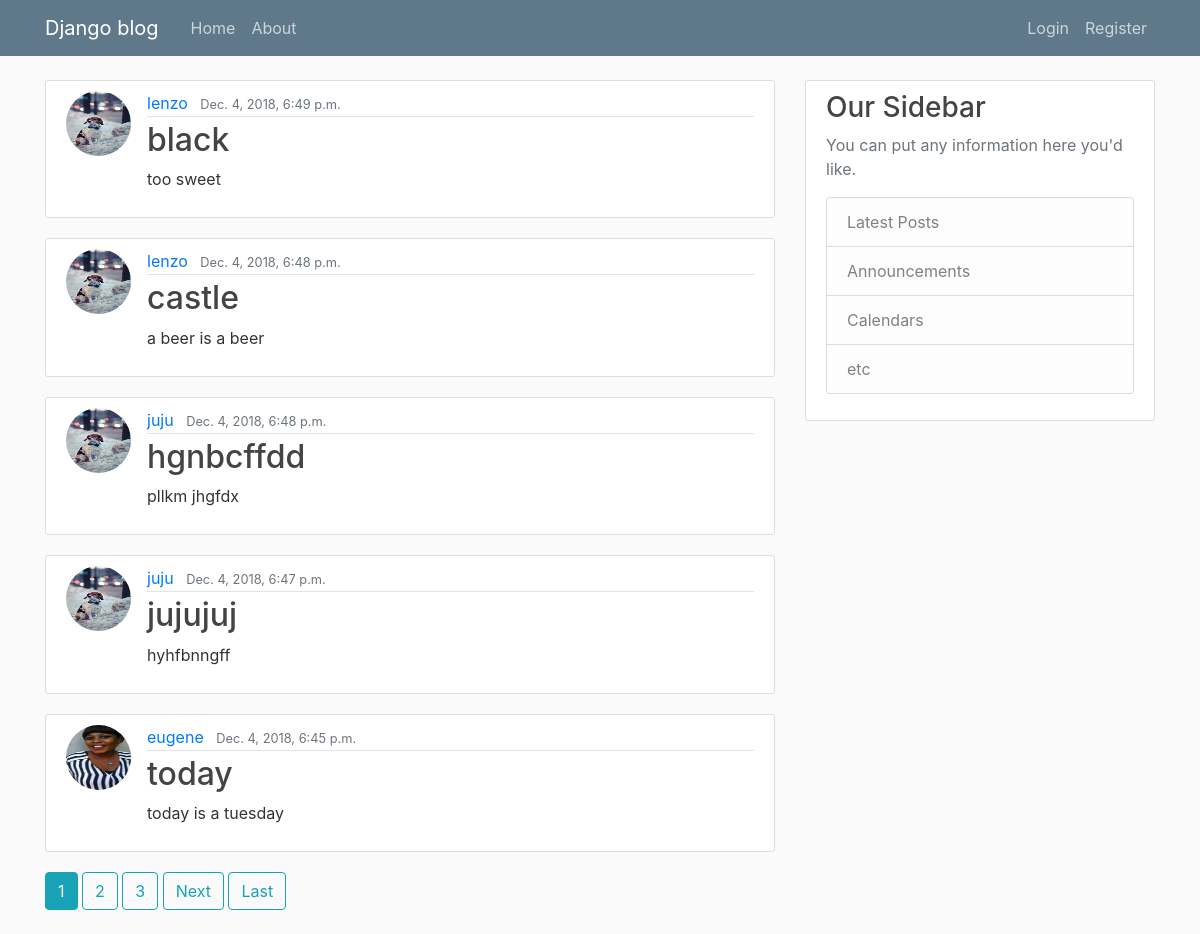
The page / on the database its author committed.
### blog/models.py (models this page shows, shortened)
class Post(models.Model):
    title= models.CharField(max_length=100)
    content= models.TextField()
    date_posted= models.DateTimeField(default=timezone.now)
    author= models.ForeignKey(User,on_delete=models.CASCADE)

### users/models.py (models this page shows, shortened)
class profile(models.Model):
    user=models.OneToOneField(User, on_delete=models.CASCADE)
    image = models.ImageField(default='default.jpg',upload_to='profile_pics')

### blog/views.py (the view)
# urls.py: path('', PostListView.as_view(), name='blog-home'),
class PostListView(ListView):
    model = Post
    template_name = 'blog/home.html'
    context_object_name = 'posts'
    ordering = ['-date_posted']
    paginate_by = 5

### blog/templates/blog/home.html (shortened to what this page needs)
{% extends "blog/base.html" %}
{% block content %}
    {% for post in posts %}
    <article class="media content-section">
            <img class="rounded-circle article-img" src="{{ post.author.profile.image.url }}" >
            <div class="media-body">
              <div class="article-metadata">
                <a class="mr-2" href="{% url 'user-posts' post.author.username %}">{{ post.author }}</a>
                <small class="text-muted">{{ post.date_posted }}</small>
              </div>
              <h2><a class="article-title" href="{% url 'post-detail' post.id %}">{{ post.title }}</a></h2>
              <p class="article-content">{{ post.content }}</p>
            </div>
          </article>
    {% endfor %}
    {% if is_paginated %}
    {% for num in page_obj.paginator.page_range %}
    {% if page_obj.number == num %}
     <a class="btn btn-info mb-4" href="?page={{ num }}"> {{ num }}</a>
     {% elif num > page_obj.number|add:'-3' and num < page_obj.number|add:'3' %}
     <a class="btn btn-outline-info mb-4" href="?page={{ num }}"> {{ num }}</a>
    {% endif %}
    {% endfor %}
    {% if page_obj.has_next %}
    <a class="btn btn-outline-info mb-4" href="?page={{ page_obj_.next_page_number }}"> Next</a>
    <a class="btn btn-outline-info mb-4" href="?page={{ page_obj.paginator.num_pages }}"> Last</a>
    {% endif %}
    {% endif %}
{% endblock content %}

### blog/static/blog/main.css (style rules this page uses)
body { background: #fafafa; color: #333333; margin-top: 5rem; }
h1, h2, h3, h4, h5, h6 { color: #444444; }
.content-section { background: #ffffff; padding: 10px 20px; border: 1px solid #dddddd; border-radius: 3px; margin-bottom: 20px; }
.article-title { color: #444444; }
.article-content { white-space: pre-line; }
.article-img { height: 65px; width: 65px; margin-right: 16px; }
.article-metadata { padding-bottom: 1px; margin-bottom: 4px; border-bottom: 1px solid #e3e3e3 }

### rows shown on the page
Post: author.profile.image (placeholder picture), author "lenzo", date_posted "Dec. 4, 2018, 6:49 p.m.", title "black", content "too sweet"
Post: author.profile.image (placeholder picture), author "lenzo", date_posted "Dec. 4, 2018, 6:48 p.m.", title "castle", content "a beer is a beer"
Post: author.profile.image (placeholder picture), author "juju", date_posted "Dec. 4, 2018, 6:48 p.m.", title "hgnbcffdd", content "pllkm jhgfdx"
Post: author.profile.image (placeholder picture), author "juju", date_posted "Dec. 4, 2018, 6:47 p.m.", title "jujujuj", content "hyhfbnngff"
Post: author.profile.image (picture), author "eugene", date_posted "Dec. 4, 2018, 6:45 p.m.", title "today", content "today is a tuesday"

### other values the page prints
{{ num }} "1"
{{ num }} "2" "3"
